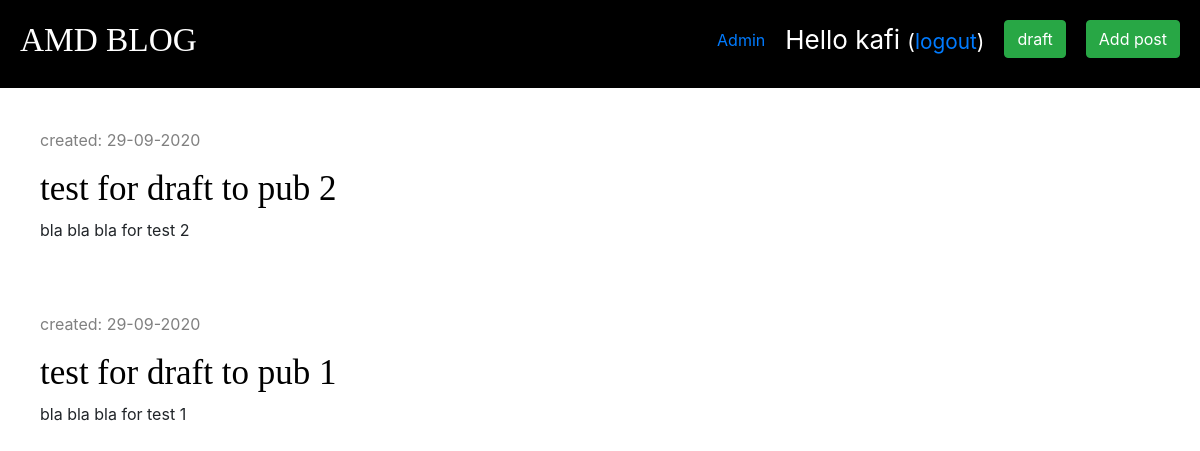
Before: /drafts/ (signed in) with the older database file.
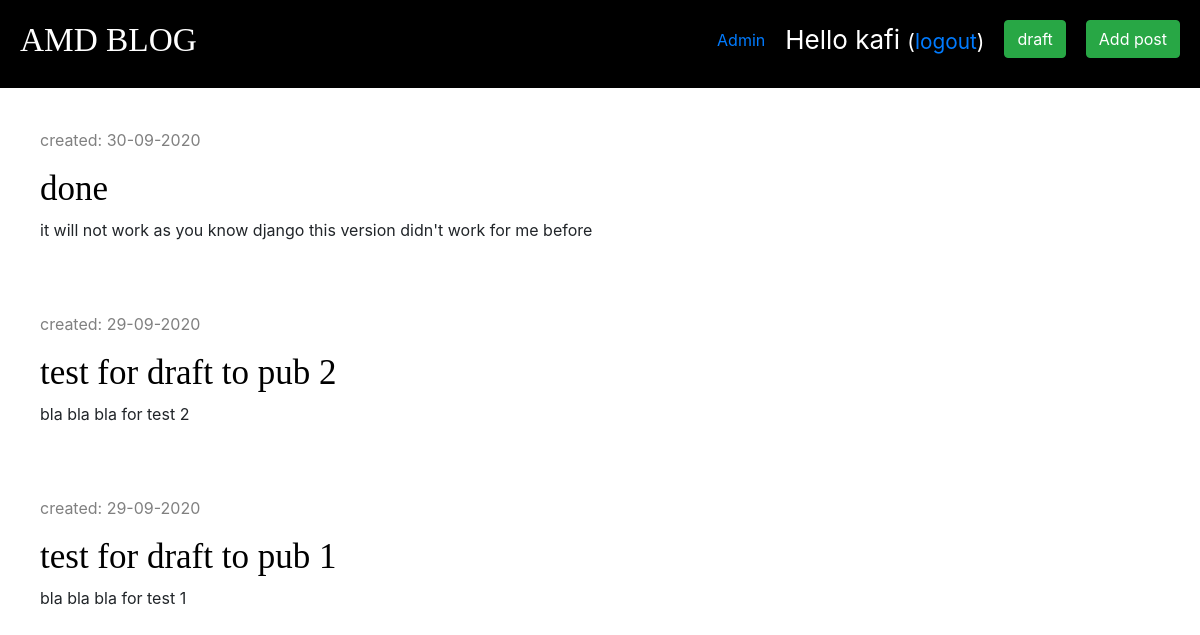
After: the same page with the newer database file.
### blog/models.py (models this page shows, shortened)
class Post(models.Model):
    author = models.ForeignKey('auth.User', on_delete=models.CASCADE)
    title = models.CharField(max_length=200)
    text = models.TextField()
    created_date = models.DateTimeField(default=timezone.now)
    published_date = models.DateTimeField(blank=True, null=True)

### blog/views.py (the view)
# urls.py: path('drafts/', views.post_draft_list, name='post_draft_list'),
@login_required
def post_draft_list(request):
    posts = Post.objects.filter(published_date__isnull=True).order_by('-created_date')
    stuff_for_frontend = {'posts': posts}
    return render(request, 'blog/post_draft_list.html', stuff_for_frontend)

### blog/templates/blog/post_draft_list.html (shortened to what this page needs)
{% extends 'blog/base.html' %}
{% block content %}
    {% for post in posts %}
		<div class="post">
			<p class="date">created: {{ post.created_date|date:'d-m-Y' }}</p>
			<h1><a href="{% url 'post_detail' pk=post.pk %}">{{ post.title }}</a></h1>
			<p>{{ post.text|truncatechars:200 }}</p>
		</div>
	{% endfor %}
{% endblock content %}

Changed rows visible on the page:
added Post: created_date "30-09-2020", title "done", text "it will not work as you know django this version didn't work for me before"
